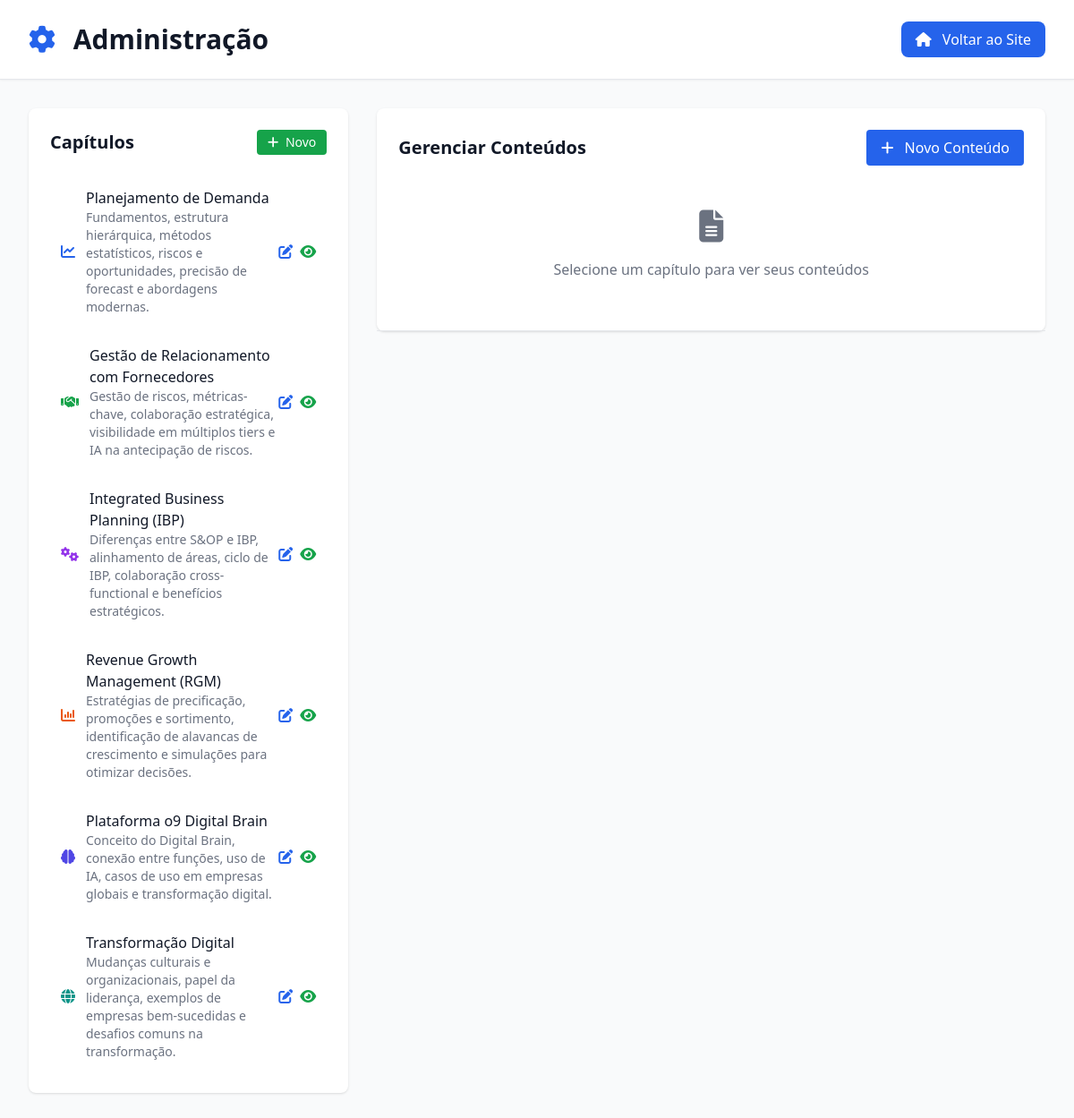
The app's page /admin.php with its own data.
### tables this page shows
CREATE TABLE chapters (
                id INTEGER PRIMARY KEY AUTOINCREMENT,
                number INTEGER UNIQUE NOT NULL,
                title TEXT NOT NULL,
                icon TEXT NOT NULL,
                color TEXT NOT NULL,
                description TEXT NOT NULL,
                created_at DATETIME DEFAULT CURRENT_TIMESTAMP
            );

### config/database.php (called while the page is built, shortened)
<?php
class Database
{
    private $db;
    private static $instance = null;
    private function __construct()
    {
        $dbPath = __DIR__ . '/../data/o9_learning.db';
        try {
            $this->db = new PDO('sqlite:' . $dbPath);
            $this->db->setAttribute(PDO::ATTR_ERRMODE, PDO::ERRMODE_EXCEPTION);
        } catch (PDOException $e) {
            die('Erro de conexão com banco de dados: ' . $e->getMessage());
        }
    }
    public static function getInstance()
    {
        if (self::$instance === null) {
            self::$instance = new self();
        }
        return self::$instance;
    }
    private function createTables()
    {
        $this->db->exec("
            CREATE TABLE IF NOT EXISTS chapters (
                id INTEGER PRIMARY KEY AUTOINCREMENT,
                number INTEGER UNIQUE NOT NULL,
                title TEXT NOT NULL,
                icon TEXT NOT NULL,
                color TEXT NOT NULL,
                description TEXT NOT NULL,
                created_at DATETIME DEFAULT CURRENT_TIMESTAMP
            )
        ");
        $this->db->exec("
            CREATE TABLE IF NOT EXISTS contents (
                id INTEGER PRIMARY KEY AUTOINCREMENT,
                chapter_id INTEGER NOT NULL,
                slug TEXT UNIQUE NOT NULL,
                title TEXT NOT NULL,
                content TEXT NOT NULL,
                order_index INTEGER NOT NULL,
                created_at DATETIME DEFAULT CURRENT_TIMESTAMP,
                FOREIGN KEY (chapter_id) REFERENCES chapters (id)
            )
        ");
        $this->db->exec("
            CREATE TABLE IF NOT EXISTS user_progress (
                id INTEGER PRIMARY KEY AUTOINCREMENT,
                session_id TEXT NOT NULL,
                content_id INTEGER NOT NULL,
                is_read BOOLEAN DEFAULT 0,
                read_at DATETIME DEFAULT CURRENT_TIMESTAMP,
                FOREIGN KEY (content_id) REFERENCES contents (id),
                UNIQUE(session_id, content_id)
            )
        ");
    }
    public function getAllChapters()
    {
        $stmt = $this->db->query("
            SELECT * FROM chapters
            ORDER BY number
        ");
        return $stmt->fetchAll(PDO::FETCH_ASSOC);
    }
}

### admin.php (the view, shortened to what this page needs)
<?php
$db = Database::getInstance();
$chapters = $db->getAllChapters();
$contents = [];
?>
<!DOCTYPE html>
<html lang="pt-BR">
<head>
    <script src="https://cdn.tailwindcss.com"></script>
    <link rel="stylesheet" href="https://cdnjs.cloudflare.com/ajax/libs/font-awesome/6.4.0/css/all.min.css">
    <link href="https://cdn.quilljs.com/1.3.6/quill.snow.css" rel="stylesheet">
</head>
<body class="bg-gray-50">
    <div class="min-h-screen">
        <header class="bg-white shadow-sm border-b">
            <div class="max-w-7xl mx-auto px-4 sm:px-6 lg:px-8">
                <div class="flex justify-between items-center py-6">
                    <h1 class="text-3xl font-bold text-gray-900">
                        <i class="fa-solid fa-cog mr-3 text-blue-600"></i>
                        Administração
                    </h1>
                    <a href="index.php" class="bg-blue-600 hover:bg-blue-700 text-white px-4 py-2 rounded-lg">
                        <i class="fa-solid fa-home mr-2"></i>
                        Voltar ao Site
                    </a>
                </div>
            </div>
        </header>
        <div class="max-w-7xl mx-auto px-4 sm:px-6 lg:px-8 py-8">
            <div class="grid grid-cols-1 lg:grid-cols-3 gap-8">
                <div class="lg:col-span-1">
                    <div class="bg-white rounded-lg shadow p-6">
                        <div class="flex justify-between items-center mb-6">
                            <h2 class="text-xl font-semibold text-gray-900">Capítulos</h2>
                            <button onclick="openChapterModal()" class="bg-green-600 hover:bg-green-700 text-white px-3 py-1 rounded text-sm">
                                <i class="fa-solid fa-plus mr-1"></i> Novo
                            </button>
                        </div>
                        <div class="space-y-2">
                            <?php foreach ($chapters as $chapter): ?>
                                <div class="flex items-center justify-between p-3 rounded-lg hover:bg-gray-50">
                                    <div class="flex items-center">
                                        <i class="fa-solid <?php echo $chapter['icon']; ?> text-<?php echo $chapter['color']; ?>-600 mr-3"></i>
                                        <div>
                                            <div class="font-medium text-gray-900"><?php echo htmlspecialchars($chapter['title']); ?></div>
                                            <div class="text-sm text-gray-500"><?php echo htmlspecialchars($chapter['description']); ?></div>
                                        </div>
                                    </div>
                                    <div class="flex space-x-2">
                                        <button onclick="editChapter(<?php echo htmlspecialchars(json_encode($chapter)); ?>)"
                                            class="text-blue-600 hover:text-blue-800">
                                            <i class="fa-solid fa-edit"></i>
                                        </button>
                                        <a href="?chapter_id=<?php echo $chapter['id']; ?>"
                                            class="text-green-600 hover:text-green-800">
                                            <i class="fa-solid fa-eye"></i>
                                        </a>
                                    </div>
                                </div>
                            <?php endforeach; ?>
                        </div>
                    </div>
                </div>
                <div class="lg:col-span-2">
                    <div class="bg-white rounded-lg shadow">
                        <div class="p-6 border-b">
                            <div class="flex justify-between items-center mb-4">
                                <h2 class="text-xl font-semibold text-gray-900">Gerenciar Conteúdos</h2>
                                <button onclick="openContentModal()" class="bg-blue-600 hover:bg-blue-700 text-white px-4 py-2 rounded">
                                    <i class="fa-solid fa-plus mr-2"></i> Novo Conteúdo
                                </button>
                            </div>
                            <?php if (!empty($contents)): ?>
                                <form method="GET" class="mb-4">
                                    <input type="hidden" name="chapter_id" value="<?php echo $_GET['chapter_id']; ?>">
                                    <select name="content_id" onchange="this.form.submit()" class="w-full p-3 border border-gray-300 rounded-lg">
                                        <option value="">Selecione um conteúdo para editar...</option>
                                        <?php foreach ($contents as $content): ?>
                                            <option value="<?php echo $content['id']; ?>"
                                                <?php echo (isset($_GET['content_id']) && $_GET['content_id'] == $content['id']) ? 'selected' : ''; ?>>
                                                <?php echo $content['order_index']; ?>. <?php echo htmlspecialchars($content['title']); ?>
                                            </option>
                                        <?php endforeach; ?>
                                    </select>
                                </form>
                            <?php else: ?>
                                <div class="text-center py-8 text-gray-500">
                                    <i class="fa-solid fa-file-lines text-4xl mb-4"></i>
                                    <p>Selecione um capítulo para ver seus conteúdos</p>
                                </div>
                            <?php endif; ?>
                        </div>
                    </div>
                </div>
            </div>
        </div>
    </div>
</body>
</html>

### records on screen
chapters: title "Planejamento de Demanda", description "Fundamentos, estrutura hierárquica, métodos estatísticos, riscos e oportunidades, precisão de forecast e abordagens modernas."
chapters: title "Gestão de Relacionamento com Fornecedores", description "Gestão de riscos, métricas-chave, colaboração estratégica, visibilidade em múltiplos tiers e IA na antecipação de riscos."
chapters: title "Integrated Business Planning (IBP)", description "Diferenças entre S&OP e IBP, alinhamento de áreas, ciclo de IBP, colaboração cross-functional e benefícios estratégicos."
chapters: title "Revenue Growth Management (RGM)", description "Estratégias de precificação, promoções e sortimento, identificação de alavancas de crescimento e simulações para otimizar decisões."
chapters: title "Plataforma o9 Digital Brain", description "Conceito do Digital Brain, conexão entre funções, uso de IA, casos de uso em empresas globais e transformação digital."
chapters: title "Transformação Digital", description "Mudanças culturais e organizacionais, papel da liderança, exemplos de empresas bem-sucedidas e desafios comuns na transformação."
